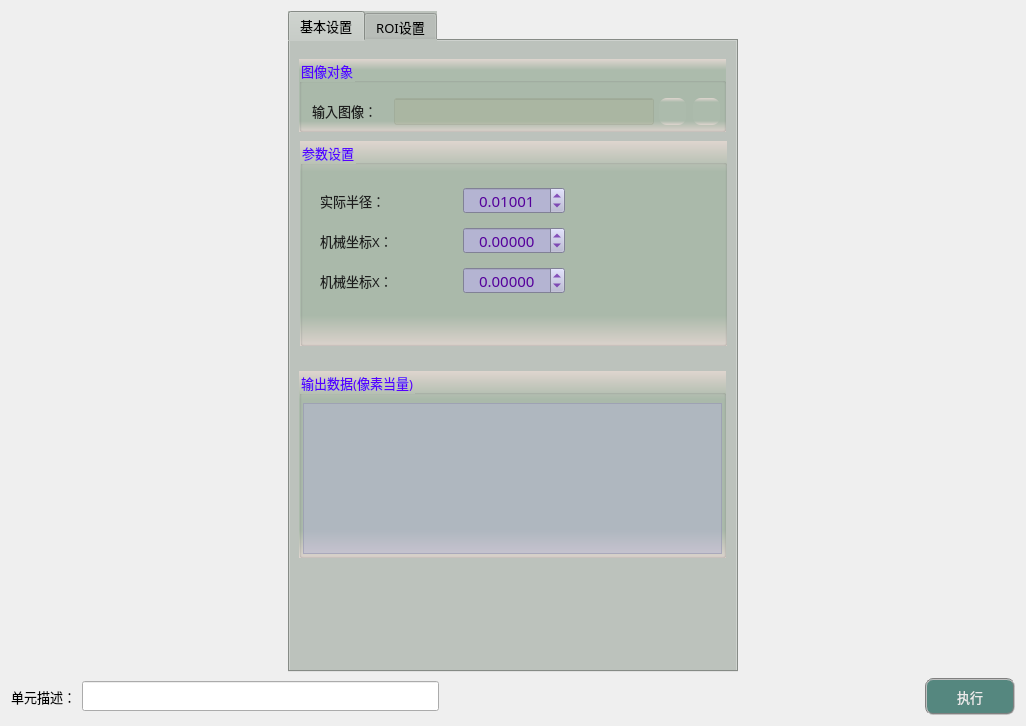
<?xml version="1.0" encoding="UTF-8"?>
<ui version="4.0">
 <class>frmSignalCircleCalibrationClass</class>
 <widget class="QDialog" name="frmSignalCircleCalibrationClass">
  <property name="geometry">
   <rect>
    <x>0</x>
    <y>0</y>
    <width>1026</width>
    <height>726</height>
   </rect>
  </property>
  <property name="windowTitle">
   <string>frmSignalCircleCalibration</string>
  </property>
  <layout class="QVBoxLayout" name="verticalLayout">
   <item>
    <layout class="QHBoxLayout" name="horizontalLayout">
     <item>
      <widget class="QTabWidget" name="tabWidget">
       <property name="enabled">
        <bool>true</bool>
       </property>
       <property name="sizePolicy">
        <sizepolicy hsizetype="Fixed" vsizetype="Expanding">
         <horstretch>0</horstretch>
         <verstretch>0</verstretch>
        </sizepolicy>
       </property>
       <property name="minimumSize">
        <size>
         <width>450</width>
         <height>550</height>
        </size>
       </property>
       <property name="maximumSize">
        <size>
         <width>16777215</width>
         <height>16777215</height>
        </size>
       </property>
       <property name="font">
        <font>
         <family>微软雅黑</family>
         <pointsize>10</pointsize>
        </font>
       </property>
       <property name="styleSheet">
        <string notr="true">background-color: #bcc2bc;</string>
       </property>
       <property name="currentIndex">
        <number>0</number>
       </property>
       <widget class="QWidget" name="tab_3">
        <attribute name="title">
         <string>基本设置</string>
        </attribute>
        <widget class="QGroupBox" name="groupCamera_2">
         <property name="geometry">
          <rect>
           <x>9</x>
           <y>18</y>
           <width>427</width>
           <height>73</height>
          </rect>
         </property>
         <property name="font">
          <font>
           <family>微软雅黑</family>
           <pointsize>10</pointsize>
          </font>
         </property>
         <property name="styleSheet">
          <string notr="true">background-color: qlineargradient(x1:0, y1:0, x2:0, y2:1, stop:0 #dfd5cf, stop: 0.15 #acbbac, stop: 0.85 #acbbac,stop:1 #dfd5cf);
color: rgb(85, 0, 255);</string>
         </property>
         <property name="title">
          <string>图像对象</string>
         </property>
         <widget class="QLabel" name="label_5">
          <property name="geometry">
           <rect>
            <x>13</x>
            <y>42</y>
            <width>79</width>
            <height>19</height>
           </rect>
          </property>
          <property name="font">
           <font>
            <family>微软雅黑</family>
            <pointsize>10</pointsize>
           </font>
          </property>
          <property name="styleSheet">
           <string notr="true">color: rgb(30, 30, 30);
background: transparent;</string>
          </property>
          <property name="text">
           <string>输入图像：</string>
          </property>
         </widget>
         <widget class="QLineEdit" name="txtLinkImage_2">
          <property name="geometry">
           <rect>
            <x>95</x>
            <y>39</y>
            <width>260</width>
            <height>27</height>
           </rect>
          </property>
          <property name="font">
           <font>
            <family>微软雅黑</family>
            <pointsize>10</pointsize>
           </font>
          </property>
          <property name="styleSheet">
           <string notr="true">color: rgb(0, 0, 200);
background-color: rgba(170, 170, 127,50);</string>
          </property>
          <property name="alignment">
           <set>Qt::AlignCenter</set>
          </property>
          <property name="readOnly">
           <bool>true</bool>
          </property>
         </widget>
         <widget class="QPushButton" name="btnLinkImage">
          <property name="enabled">
           <bool>true</bool>
          </property>
          <property name="geometry">
           <rect>
            <x>360</x>
            <y>39</y>
            <width>27</width>
            <height>27</height>
           </rect>
          </property>
          <property name="toolTip">
           <string>链接图像</string>
          </property>
          <property name="styleSheet">
           <string notr="true">QWidget{ border:none;border-radius: 8px;padding: 2px 4px;}
QPushButton:hover{ background-color: rgba(85, 150, 127, 100);}
QPushButton:pressed{background-color: rgba(85, 180, 127, 160);}</string>
          </property>
          <property name="text">
           <string/>
          </property>
          <property name="icon">
           <iconset resource="../MeasureCalibration/sub_res.qrc">
            <normaloff>:/resource/link.png</normaloff>:/resource/link.png</iconset>
          </property>
          <property name="iconSize">
           <size>
            <width>27</width>
            <height>27</height>
           </size>
          </property>
         </widget>
         <widget class="QPushButton" name="btnDelLinkImage_2">
          <property name="geometry">
           <rect>
            <x>394</x>
            <y>39</y>
            <width>27</width>
            <height>27</height>
           </rect>
          </property>
          <property name="toolTip">
           <string>删除图像链接</string>
          </property>
          <property name="styleSheet">
           <string notr="true">QWidget{ border:none;border-radius: 8px;padding: 2px 4px;}
QPushButton:hover{ background-color: rgba(226, 142, 162, 100);}
QPushButton:pressed{background-color: rgba(226, 172, 162, 200);}</string>
          </property>
          <property name="text">
           <string/>
          </property>
          <property name="icon">
           <iconset resource="../MeasureCalibration/sub_res.qrc">
            <normaloff>:/resource/del_link.png</normaloff>:/resource/del_link.png</iconset>
          </property>
          <property name="iconSize">
           <size>
            <width>27</width>
            <height>27</height>
           </size>
          </property>
         </widget>
        </widget>
        <widget class="QGroupBox" name="groupC3_2">
         <property name="geometry">
          <rect>
           <x>9</x>
           <y>330</y>
           <width>427</width>
           <height>187</height>
          </rect>
         </property>
         <property name="font">
          <font>
           <family>微软雅黑</family>
           <pointsize>10</pointsize>
          </font>
         </property>
         <property name="styleSheet">
          <string notr="true">background-color: qlineargradient(x1:0, y1:0, x2:0, y2:1, stop:0 #dfd5cf, stop: 0.15 #acbbac, stop: 0.85 #acbbac,stop:1 #dfd5cf);
color: rgb(85, 0, 255);</string>
         </property>
         <property name="title">
          <string>输出数据(像素当量)</string>
         </property>
         <widget class="QTextEdit" name="txtMsg">
          <property name="geometry">
           <rect>
            <x>4</x>
            <y>32</y>
            <width>419</width>
            <height>151</height>
           </rect>
          </property>
          <property name="font">
           <font>
            <family>微软雅黑</family>
           </font>
          </property>
          <property name="styleSheet">
           <string notr="true">QTextEdit         
{
    background-color: rgba(180, 180, 215,120);    
    gridline-color: rgba(220, 220, 255,255);
    color: rgba(20, 20, 20,200);
}
QScrollBar:vertical{ 
		background:#FFFFF2;
		padding-top:20px;
		padding-bottom:20px;
		padding-left:2px;
		padding-right:2px;
		border-left:1px solid #d7d7d7;}
QScrollBar::handle:vertical{
		background:#dbdbdb;
		border-radius:6px;
		min-height:20px;}
QScrollBar::handle:vertical:hover{
		background:#d0d0d0;}
QScrollBar::add-line:vertical{
		background:url(:/resource/down.png) center no-repeat;}
QScrollBar::sub-line:vertical{
		background:url(:/resource/up.png) center no-repeat;}
QScrollBar:horizontal{ 
		background:#FFFFF2;
		padding-top:20px;
		padding-bottom:20px;
		padding-left:2px;
		padding-right:2px;
		border-left:1px solid #d7d7d7;}
QScrollBar::handle:horizontal{
		background:#dbdbdb;
		border-radius:6px;
		min-height:20px;}
QScrollBar::handle:horizontal:hover{
		background:#d0d0d0;}
QScrollBar::add-line:horizontal{
		background:url(:/resource/right.png) center no-repeat;}
QScrollBar::sub-line:horizontal{
		background:url(:/resource/left.png) center no-repeat;}</string>
          </property>
          <property name="readOnly">
           <bool>true</bool>
          </property>
         </widget>
        </widget>
        <widget class="QGroupBox" name="groupC2_2">
         <property name="geometry">
          <rect>
           <x>10</x>
           <y>100</y>
           <width>427</width>
           <height>205</height>
          </rect>
         </property>
         <property name="font">
          <font>
           <family>微软雅黑</family>
           <pointsize>10</pointsize>
          </font>
         </property>
         <property name="styleSheet">
          <string notr="true">background-color: qlineargradient(x1:0, y1:0, x2:0, y2:1, stop:0 #dfd5cf, stop: 0.15 #acbbac, stop: 0.85 #acbbac,stop:1 #dfd5cf);
color: rgb(85, 0, 255);</string>
         </property>
         <property name="title">
          <string>参数设置</string>
         </property>
         <widget class="QDoubleSpinBox" name="spinPixelX_2">
          <property name="geometry">
           <rect>
            <x>163</x>
            <y>46</y>
            <width>102</width>
            <height>27</height>
           </rect>
          </property>
          <property name="sizePolicy">
           <sizepolicy hsizetype="Fixed" vsizetype="Fixed">
            <horstretch>0</horstretch>
            <verstretch>0</verstretch>
           </sizepolicy>
          </property>
          <property name="minimumSize">
           <size>
            <width>96</width>
            <height>25</height>
           </size>
          </property>
          <property name="font">
           <font>
            <family>微软雅黑</family>
            <pointsize>11</pointsize>
           </font>
          </property>
          <property name="styleSheet">
           <string notr="true">QWidget{color: rgb(85, 0, 155);background-color: rgb(180, 180, 210);}
QDoubleSpinBox::up-button{
    border:transparent;
}
QDoubleSpinBox::down-button{
    border:transparent;
}
QDoubleSpinBox::up-arrow{
    image:url(:/resource/up.png);
}
QDoubleSpinBox::down-arrow{
    image:url(:/resource/down.png);
}</string>
          </property>
          <property name="alignment">
           <set>Qt::AlignCenter</set>
          </property>
          <property name="decimals">
           <number>5</number>
          </property>
          <property name="minimum">
           <double>0.000000000000000</double>
          </property>
          <property name="maximum">
           <double>99999.000000000000000</double>
          </property>
          <property name="singleStep">
           <double>0.010000000000000</double>
          </property>
          <property name="value">
           <double>0.010010000000000</double>
          </property>
         </widget>
         <widget class="QLabel" name="label_16">
          <property name="geometry">
           <rect>
            <x>20</x>
            <y>50</y>
            <width>145</width>
            <height>19</height>
           </rect>
          </property>
          <property name="font">
           <font>
            <family>微软雅黑</family>
            <pointsize>10</pointsize>
            <weight>50</weight>
            <bold>false</bold>
           </font>
          </property>
          <property name="styleSheet">
           <string notr="true">color: rgb(30, 30, 30);
background-color: rgba(0, 0, 0, 0);</string>
          </property>
          <property name="text">
           <string>实际半径：</string>
          </property>
         </widget>
         <widget class="QDoubleSpinBox" name="spinPixelX_4">
          <property name="geometry">
           <rect>
            <x>163</x>
            <y>86</y>
            <width>102</width>
            <height>27</height>
           </rect>
          </property>
          <property name="sizePolicy">
           <sizepolicy hsizetype="Fixed" vsizetype="Fixed">
            <horstretch>0</horstretch>
            <verstretch>0</verstretch>
           </sizepolicy>
          </property>
          <property name="minimumSize">
           <size>
            <width>96</width>
            <height>25</height>
           </size>
          </property>
          <property name="font">
           <font>
            <family>微软雅黑</family>
            <pointsize>11</pointsize>
           </font>
          </property>
          <property name="styleSheet">
           <string notr="true">QWidget{color: rgb(85, 0, 155);background-color: rgb(180, 180, 210);}
QDoubleSpinBox::up-button{
    border:transparent;
}
QDoubleSpinBox::down-button{
    border:transparent;
}
QDoubleSpinBox::up-arrow{
    image:url(:/resource/up.png);
}
QDoubleSpinBox::down-arrow{
    image:url(:/resource/down.png);
}</string>
          </property>
          <property name="alignment">
           <set>Qt::AlignCenter</set>
          </property>
          <property name="decimals">
           <number>5</number>
          </property>
          <property name="minimum">
           <double>-99999.000000000000000</double>
          </property>
          <property name="maximum">
           <double>99999.000000000000000</double>
          </property>
          <property name="singleStep">
           <double>0.010000000000000</double>
          </property>
          <property name="stepType">
           <enum>QAbstractSpinBox::DefaultStepType</enum>
          </property>
          <property name="value">
           <double>0.000000000000000</double>
          </property>
         </widget>
         <widget class="QLabel" name="label_17">
          <property name="geometry">
           <rect>
            <x>20</x>
            <y>90</y>
            <width>145</width>
            <height>19</height>
           </rect>
          </property>
          <property name="font">
           <font>
            <family>微软雅黑</family>
            <pointsize>10</pointsize>
            <weight>50</weight>
            <bold>false</bold>
           </font>
          </property>
          <property name="styleSheet">
           <string notr="true">color: rgb(30, 30, 30);
background-color: rgba(0, 0, 0, 0);</string>
          </property>
          <property name="text">
           <string>机械坐标X：</string>
          </property>
         </widget>
         <widget class="QDoubleSpinBox" name="spinPixelX_5">
          <property name="geometry">
           <rect>
            <x>163</x>
            <y>126</y>
            <width>102</width>
            <height>27</height>
           </rect>
          </property>
          <property name="sizePolicy">
           <sizepolicy hsizetype="Fixed" vsizetype="Fixed">
            <horstretch>0</horstretch>
            <verstretch>0</verstretch>
           </sizepolicy>
          </property>
          <property name="minimumSize">
           <size>
            <width>96</width>
            <height>25</height>
           </size>
          </property>
          <property name="font">
           <font>
            <family>微软雅黑</family>
            <pointsize>11</pointsize>
           </font>
          </property>
          <property name="styleSheet">
           <string notr="true">QWidget{color: rgb(85, 0, 155);background-color: rgb(180, 180, 210);}
QDoubleSpinBox::up-button{
    border:transparent;
}
QDoubleSpinBox::down-button{
    border:transparent;
}
QDoubleSpinBox::up-arrow{
    image:url(:/resource/up.png);
}
QDoubleSpinBox::down-arrow{
    image:url(:/resource/down.png);
}</string>
          </property>
          <property name="alignment">
           <set>Qt::AlignCenter</set>
          </property>
          <property name="decimals">
           <number>5</number>
          </property>
          <property name="minimum">
           <double>-99999.000000000000000</double>
          </property>
          <property name="maximum">
           <double>99999.990000000005239</double>
          </property>
          <property name="singleStep">
           <double>0.010000000000000</double>
          </property>
          <property name="value">
           <double>0.000000000000000</double>
          </property>
         </widget>
         <widget class="QLabel" name="label_24">
          <property name="geometry">
           <rect>
            <x>20</x>
            <y>130</y>
            <width>145</width>
            <height>19</height>
           </rect>
          </property>
          <property name="font">
           <font>
            <family>微软雅黑</family>
            <pointsize>10</pointsize>
            <weight>50</weight>
            <bold>false</bold>
           </font>
          </property>
          <property name="styleSheet">
           <string notr="true">color: rgb(30, 30, 30);
background-color: rgba(0, 0, 0, 0);</string>
          </property>
          <property name="text">
           <string>机械坐标X：</string>
          </property>
         </widget>
        </widget>
       </widget>
       <widget class="QWidget" name="tab_4">
        <attribute name="title">
         <string>ROI设置</string>
        </attribute>
        <widget class="QGroupBox" name="groupROI_2">
         <property name="enabled">
          <bool>true</bool>
         </property>
         <property name="geometry">
          <rect>
           <x>9</x>
           <y>18</y>
           <width>427</width>
           <height>251</height>
          </rect>
         </property>
         <property name="font">
          <font>
           <family>微软雅黑</family>
           <pointsize>10</pointsize>
          </font>
         </property>
         <property name="styleSheet">
          <string notr="true">background-color: qlineargradient(x1:0, y1:0, x2:0, y2:1, stop:0 #dfd5cf, stop: 0.15 #acbbac, stop: 0.85 #acbbac,stop:1 #dfd5cf);
color: rgb(85, 0, 255);</string>
         </property>
         <property name="title">
          <string>ROI对象</string>
         </property>
         <widget class="QCheckBox" name="checkUseROI_2">
          <property name="enabled">
           <bool>false</bool>
          </property>
          <property name="geometry">
           <rect>
            <x>13</x>
            <y>36</y>
            <width>93</width>
            <height>27</height>
           </rect>
          </property>
          <property name="sizePolicy">
           <sizepolicy hsizetype="Fixed" vsizetype="Fixed">
            <horstretch>0</horstretch>
            <verstretch>0</verstretch>
           </sizepolicy>
          </property>
          <property name="font">
           <font>
            <family>微软雅黑</family>
            <pointsize>10</pointsize>
           </font>
          </property>
          <property name="styleSheet">
           <string notr="true">QCheckBox{
    color: rgb(30, 30, 30);
	border-style: flat;
	background: transparent;
}
QCheckBox::indicator {
    width: 17px;
    height: 17px;    
}
QCheckBox::indicator::unchecked {
    image: url(:/resource/untick.png);
}
QCheckBox::indicator::checked {
    image: url(:/resource/tick.png);
};</string>
          </property>
          <property name="text">
           <string>使用ROI</string>
          </property>
          <property name="iconSize">
           <size>
            <width>22</width>
            <height>22</height>
           </size>
          </property>
          <property name="checked">
           <bool>true</bool>
          </property>
         </widget>
         <widget class="QComboBox" name="comboROIShape_2">
          <property name="geometry">
           <rect>
            <x>130</x>
            <y>35</y>
            <width>85</width>
            <height>30</height>
           </rect>
          </property>
          <property name="font">
           <font>
            <family>微软雅黑</family>
            <pointsize>10</pointsize>
           </font>
          </property>
          <property name="styleSheet">
           <string notr="true">QComboBox {
    border: 1px solid gray;
    border-radius: 3px;  
    min-width: 5em;
    color: rgb(0, 0, 200);
	background-color: rgba(170, 170, 127,100);
}
QComboBox::drop-down {
    subcontrol-origin: padding;
    subcontrol-position: top right;
    width: 15px; 
    border-left-width: 1px;
    border-left-color: darkgray;
    border-left-style: solid;
    border-top-right-radius: 3px;
    border-bottom-right-radius: 3px;
}

QComboBox::down-arrow {
    image: url(:/resource/down.png);
} 
QComboBox::down-arrow:on {
    top: 1px;
    left: 1px;
}</string>
          </property>
          <item>
           <property name="text">
            <string>圆环</string>
           </property>
          </item>
         </widget>
         <widget class="QPushButton" name="btnAddROI">
          <property name="enabled">
           <bool>true</bool>
          </property>
          <property name="geometry">
           <rect>
            <x>270</x>
            <y>34</y>
            <width>66</width>
            <height>32</height>
           </rect>
          </property>
          <property name="sizePolicy">
           <sizepolicy hsizetype="Fixed" vsizetype="Fixed">
            <horstretch>0</horstretch>
            <verstretch>0</verstretch>
           </sizepolicy>
          </property>
          <property name="minimumSize">
           <size>
            <width>60</width>
            <height>30</height>
           </size>
          </property>
          <property name="font">
           <font>
            <family>微软雅黑</family>
            <pointsize>9</pointsize>
           </font>
          </property>
          <property name="styleSheet">
           <string notr="true">QWidget{ background-color: rgba(9, 42, 47, 200);}
QWidget{ color: rgb(235, 235, 235);}
QWidget{ border: 2px groove gray;border-radius: 5px;padding: 2px 4px;}
QPushButton:hover{ background-color: rgb(9, 62, 52);}
QPushButton:pressed{background-color: rgb(9, 82, 72);}</string>
          </property>
          <property name="text">
           <string>添加</string>
          </property>
          <property name="checkable">
           <bool>false</bool>
          </property>
         </widget>
         <widget class="QPushButton" name="btnDeleteROI_2">
          <property name="geometry">
           <rect>
            <x>350</x>
            <y>34</y>
            <width>66</width>
            <height>32</height>
           </rect>
          </property>
          <property name="minimumSize">
           <size>
            <width>60</width>
            <height>30</height>
           </size>
          </property>
          <property name="font">
           <font>
            <family>微软雅黑</family>
            <pointsize>9</pointsize>
           </font>
          </property>
          <property name="styleSheet">
           <string notr="true">QWidget{ background-color: rgba(97, 63, 56, 200);}
QWidget{ color: rgb(235, 235, 235);}
QWidget{ border: 2px groove gray;border-radius: 5px;padding: 2px 4px;}
QPushButton:hover{ background-color: rgb(97, 83, 76);}
QPushButton:pressed{background-color: rgb(117, 83, 96);}</string>
          </property>
          <property name="text">
           <string>删除</string>
          </property>
         </widget>
         <widget class="QGroupBox" name="groupC2">
          <property name="geometry">
           <rect>
            <x>0</x>
            <y>80</y>
            <width>427</width>
            <height>171</height>
           </rect>
          </property>
          <property name="font">
           <font>
            <family>微软雅黑</family>
            <pointsize>10</pointsize>
           </font>
          </property>
          <property name="styleSheet">
           <string notr="true">background-color: qlineargradient(x1:0, y1:0, x2:0, y2:1, stop:0 #dfd5cf, stop: 0.15 #acbbac, stop: 0.85 #acbbac,stop:1 #dfd5cf);
color: rgb(85, 0, 255);</string>
          </property>
          <property name="title">
           <string>参数设置</string>
          </property>
          <widget class="QComboBox" name="comboGrayDirection">
           <property name="geometry">
            <rect>
             <x>330</x>
             <y>32</y>
             <width>85</width>
             <height>30</height>
            </rect>
           </property>
           <property name="font">
            <font>
             <family>微软雅黑</family>
             <pointsize>10</pointsize>
            </font>
           </property>
           <property name="styleSheet">
            <string notr="true">QComboBox {
    border: 1px solid gray;
    border-radius: 2px;    
    color: rgb(0, 0, 200);
	background-color: rgba(170, 170, 127,100);
}
QComboBox::drop-down {
    subcontrol-origin: padding;
    subcontrol-position: top right;
    width: 15px; 
    border-left-width: 1px;
    border-left-color: darkgray;
    border-left-style: solid;
    border-top-right-radius: 3px;
    border-bottom-right-radius: 3px;
}

QComboBox::down-arrow {
    image: url(:/resource/down.png);
} 
QComboBox::down-arrow:on {
    top: 1px;
    left: 1px;
}</string>
           </property>
           <item>
            <property name="text">
             <string>白到黑</string>
            </property>
           </item>
           <item>
            <property name="text">
             <string>黑到白</string>
            </property>
           </item>
          </widget>
          <widget class="QLabel" name="label_10">
           <property name="geometry">
            <rect>
             <x>242</x>
             <y>37</y>
             <width>81</width>
             <height>19</height>
            </rect>
           </property>
           <property name="sizePolicy">
            <sizepolicy hsizetype="Preferred" vsizetype="Fixed">
             <horstretch>0</horstretch>
             <verstretch>0</verstretch>
            </sizepolicy>
           </property>
           <property name="font">
            <font>
             <family>微软雅黑</family>
             <pointsize>10</pointsize>
            </font>
           </property>
           <property name="styleSheet">
            <string notr="true">color: rgb(30, 30, 30);
background: transparent;</string>
           </property>
           <property name="text">
            <string>灰度方向：</string>
           </property>
          </widget>
          <widget class="QLabel" name="label_14">
           <property name="geometry">
            <rect>
             <x>13</x>
             <y>87</y>
             <width>81</width>
             <height>19</height>
            </rect>
           </property>
           <property name="font">
            <font>
             <family>微软雅黑</family>
             <pointsize>10</pointsize>
             <weight>50</weight>
             <bold>false</bold>
            </font>
           </property>
           <property name="styleSheet">
            <string notr="true">color: rgb(30, 30, 30);
background: transparent;</string>
           </property>
           <property name="text">
            <string>边缘强度：</string>
           </property>
          </widget>
          <widget class="QSpinBox" name="spinThreshold">
           <property name="geometry">
            <rect>
             <x>100</x>
             <y>84</y>
             <width>85</width>
             <height>27</height>
            </rect>
           </property>
           <property name="font">
            <font>
             <family>微软雅黑</family>
             <pointsize>11</pointsize>
            </font>
           </property>
           <property name="styleSheet">
            <string notr="true">QWidget{color: rgb(85, 0, 155);background-color: rgb(180, 180, 210);}
QSpinBox::up-button{
    border:transparent;
}
QSpinBox::down-button{
    border:transparent;
}
QSpinBox::up-arrow{
    image:url(:/resource/up.png);
}
QSpinBox::down-arrow{
    image:url(:/resource/down.png);
}</string>
           </property>
           <property name="alignment">
            <set>Qt::AlignCenter</set>
           </property>
           <property name="minimum">
            <number>0</number>
           </property>
           <property name="maximum">
            <number>255</number>
           </property>
           <property name="value">
            <number>20</number>
           </property>
          </widget>
          <widget class="QLabel" name="label_15">
           <property name="geometry">
            <rect>
             <x>12</x>
             <y>37</y>
             <width>81</width>
             <height>19</height>
            </rect>
           </property>
           <property name="sizePolicy">
            <sizepolicy hsizetype="Preferred" vsizetype="Fixed">
             <horstretch>0</horstretch>
             <verstretch>0</verstretch>
            </sizepolicy>
           </property>
           <property name="font">
            <font>
             <family>微软雅黑</family>
             <pointsize>10</pointsize>
            </font>
           </property>
           <property name="styleSheet">
            <string notr="true">color: rgb(30, 30, 30);
background: transparent;</string>
           </property>
           <property name="text">
            <string>扫描方向：</string>
           </property>
          </widget>
          <widget class="QComboBox" name="comboScanDirection">
           <property name="geometry">
            <rect>
             <x>100</x>
             <y>32</y>
             <width>85</width>
             <height>30</height>
            </rect>
           </property>
           <property name="font">
            <font>
             <family>微软雅黑</family>
             <pointsize>10</pointsize>
            </font>
           </property>
           <property name="styleSheet">
            <string notr="true">QComboBox {
    border: 1px solid gray;
    border-radius: 2px;    
    color: rgb(0, 0, 200);
	background-color: rgba(170, 170, 127,100);
}
QComboBox::drop-down {
    subcontrol-origin: padding;
    subcontrol-position: top right;
    width: 15px; 
    border-left-width: 1px;
    border-left-color: darkgray;
    border-left-style: solid;
    border-top-right-radius: 3px;
    border-bottom-right-radius: 3px;
}

QComboBox::down-arrow {
    image: url(:/resource/down.png);
} 
QComboBox::down-arrow:on {
    top: 1px;
    left: 1px;
}</string>
           </property>
           <item>
            <property name="text">
             <string>内到外</string>
            </property>
           </item>
           <item>
            <property name="text">
             <string>外到内</string>
            </property>
           </item>
          </widget>
          <widget class="QLabel" name="label_19">
           <property name="geometry">
            <rect>
             <x>243</x>
             <y>87</y>
             <width>81</width>
             <height>19</height>
            </rect>
           </property>
           <property name="font">
            <font>
             <family>微软雅黑</family>
             <pointsize>10</pointsize>
             <weight>50</weight>
             <bold>false</bold>
            </font>
           </property>
           <property name="styleSheet">
            <string notr="true">color: rgb(30, 30, 30);
background: transparent;</string>
           </property>
           <property name="text">
            <string>分割数量：</string>
           </property>
          </widget>
          <widget class="QSpinBox" name="spinSegment">
           <property name="geometry">
            <rect>
             <x>330</x>
             <y>84</y>
             <width>85</width>
             <height>27</height>
            </rect>
           </property>
           <property name="font">
            <font>
             <family>微软雅黑</family>
             <pointsize>11</pointsize>
            </font>
           </property>
           <property name="styleSheet">
            <string notr="true">QWidget{color: rgb(85, 0, 155);background-color: rgb(180, 180, 210);}
QSpinBox::up-button{
    border:transparent;
}
QSpinBox::down-button{
    border:transparent;
}
QSpinBox::up-arrow{
    image:url(:/resource/up.png);
}
QSpinBox::down-arrow{
    image:url(:/resource/down.png);
}</string>
           </property>
           <property name="alignment">
            <set>Qt::AlignCenter</set>
           </property>
           <property name="minimum">
            <number>30</number>
           </property>
           <property name="maximum">
            <number>360</number>
           </property>
           <property name="value">
            <number>30</number>
           </property>
          </widget>
          <widget class="QLabel" name="label_20">
           <property name="geometry">
            <rect>
             <x>13</x>
             <y>137</y>
             <width>81</width>
             <height>19</height>
            </rect>
           </property>
           <property name="font">
            <font>
             <family>微软雅黑</family>
             <pointsize>10</pointsize>
             <weight>50</weight>
             <bold>false</bold>
            </font>
           </property>
           <property name="styleSheet">
            <string notr="true">color: rgb(30, 30, 30);
background: transparent;</string>
           </property>
           <property name="text">
            <string>剔除距离：</string>
           </property>
          </widget>
          <widget class="QSpinBox" name="spinCullDistance">
           <property name="geometry">
            <rect>
             <x>100</x>
             <y>134</y>
             <width>85</width>
             <height>27</height>
            </rect>
           </property>
           <property name="font">
            <font>
             <family>微软雅黑</family>
             <pointsize>11</pointsize>
            </font>
           </property>
           <property name="styleSheet">
            <string notr="true">QWidget{color: rgb(85, 0, 155);background-color: rgb(180, 180, 210);}
QSpinBox::up-button{
    border:transparent;
}
QSpinBox::down-button{
    border:transparent;
}
QSpinBox::up-arrow{
    image:url(:/resource/up.png);
}
QSpinBox::down-arrow{
    image:url(:/resource/down.png);
}</string>
           </property>
           <property name="alignment">
            <set>Qt::AlignCenter</set>
           </property>
           <property name="minimum">
            <number>1</number>
           </property>
           <property name="maximum">
            <number>100</number>
           </property>
           <property name="value">
            <number>5</number>
           </property>
          </widget>
         </widget>
        </widget>
       </widget>
      </widget>
     </item>
     <item>
      <layout class="QGridLayout" name="imageLayout" rowminimumheight="0" columnminimumwidth="0"/>
     </item>
    </layout>
   </item>
   <item>
    <layout class="QHBoxLayout" name="horizontalLayout_2">
     <item>
      <widget class="QLabel" name="label_3">
       <property name="sizePolicy">
        <sizepolicy hsizetype="Fixed" vsizetype="Fixed">
         <horstretch>0</horstretch>
         <verstretch>0</verstretch>
        </sizepolicy>
       </property>
       <property name="maximumSize">
        <size>
         <width>83</width>
         <height>25</height>
        </size>
       </property>
       <property name="font">
        <font>
         <family>微软雅黑</family>
         <pointsize>10</pointsize>
        </font>
       </property>
       <property name="styleSheet">
        <string notr="true">background-color: rgba(255, 255, 255, 0);</string>
       </property>
       <property name="text">
        <string>单元描述：</string>
       </property>
      </widget>
     </item>
     <item>
      <widget class="QLineEdit" name="txtDescribe">
       <property name="sizePolicy">
        <sizepolicy hsizetype="Fixed" vsizetype="Fixed">
         <horstretch>0</horstretch>
         <verstretch>0</verstretch>
        </sizepolicy>
       </property>
       <property name="minimumSize">
        <size>
         <width>357</width>
         <height>30</height>
        </size>
       </property>
       <property name="maximumSize">
        <size>
         <width>16777215</width>
         <height>30</height>
        </size>
       </property>
       <property name="font">
        <font>
         <family>微软雅黑</family>
         <pointsize>10</pointsize>
        </font>
       </property>
      </widget>
     </item>
     <item>
      <spacer name="horizontalSpacer">
       <property name="orientation">
        <enum>Qt::Horizontal</enum>
       </property>
       <property name="sizeHint" stdset="0">
        <size>
         <width>40</width>
         <height>20</height>
        </size>
       </property>
      </spacer>
     </item>
     <item>
      <widget class="QPushButton" name="btnExecute">
       <property name="minimumSize">
        <size>
         <width>90</width>
         <height>37</height>
        </size>
       </property>
       <property name="font">
        <font>
         <family>微软雅黑</family>
         <pointsize>10</pointsize>
        </font>
       </property>
       <property name="styleSheet">
        <string notr="true">QWidget{ background-color: rgb(85, 135, 127);}
QWidget{ color: rgb(235, 235, 235);}
QWidget{ border: 2px groove gray;border-radius: 8px;padding: 2px 4px;}
QPushButton:hover{ background-color: rgb(85, 155, 127);}
QPushButton:pressed{background-color: rgb(85, 175, 127);}</string>
       </property>
       <property name="text">
        <string>执行</string>
       </property>
      </widget>
     </item>
    </layout>
   </item>
  </layout>
 </widget>
 <layoutdefault spacing="6" margin="11"/>
 <resources>
  <include location="../MeasureCalibration/sub_res.qrc"/>
 </resources>
 <connections/>
</ui>
